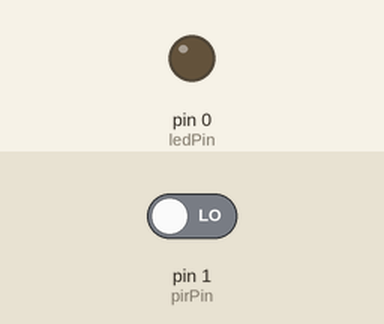
This sketch was run on a simulated Arduino Uno, built with avr-gcc and run on an emulated ATmega328P. Shown: output pins drawn as LEDs (lit = HIGH). The inputs (shaded band) are chosen by the test bench; at power-on: pin 1 (pirPin) LOW.

Above: at 1.2 s.
1.3 s: pin 1 (pirPin) driven HIGH
At 2.0 s:
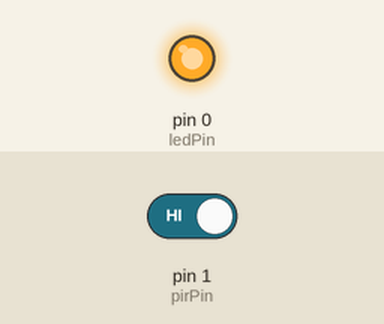
2.8 s: pin 1 (pirPin) driven LOW
At 3.2 s:
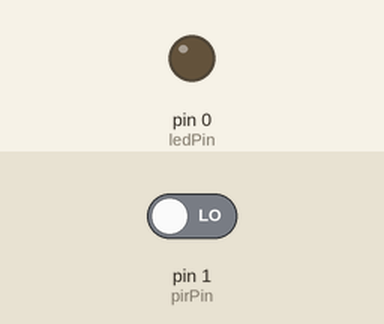
Timing chart, 0 to 5.8 s (numbered marks = the images above; inputs shaded):
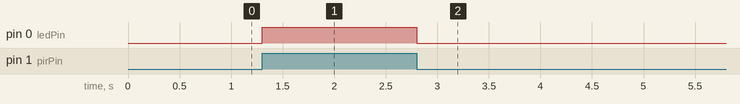

Measured:
- after the input at 1.3 s, pin 0 (ledPin): LOW → HIGH at once
- after the input at 2.8 s, pin 0 (ledPin): HIGH → LOW at once

The sketch:

7_PIR-sensor-anuduino.ino
```cpp
//@Author_Nivedita Tigadi.

int pirPin = 1;    //the digital pin connected to the PIR sensor's output
int ledPin = 0;

void setup()
{
  pinMode(pirPin, INPUT);
  pinMode(ledPin, OUTPUT);
  digitalWrite(pirPin, LOW);
}

void loop(){

     if(digitalRead(pirPin) == HIGH)
     {
       digitalWrite(ledPin, HIGH);
     }

     if(digitalRead(pirPin) == LOW)
     {
       digitalWrite(ledPin, LOW);
     }

 }
```
